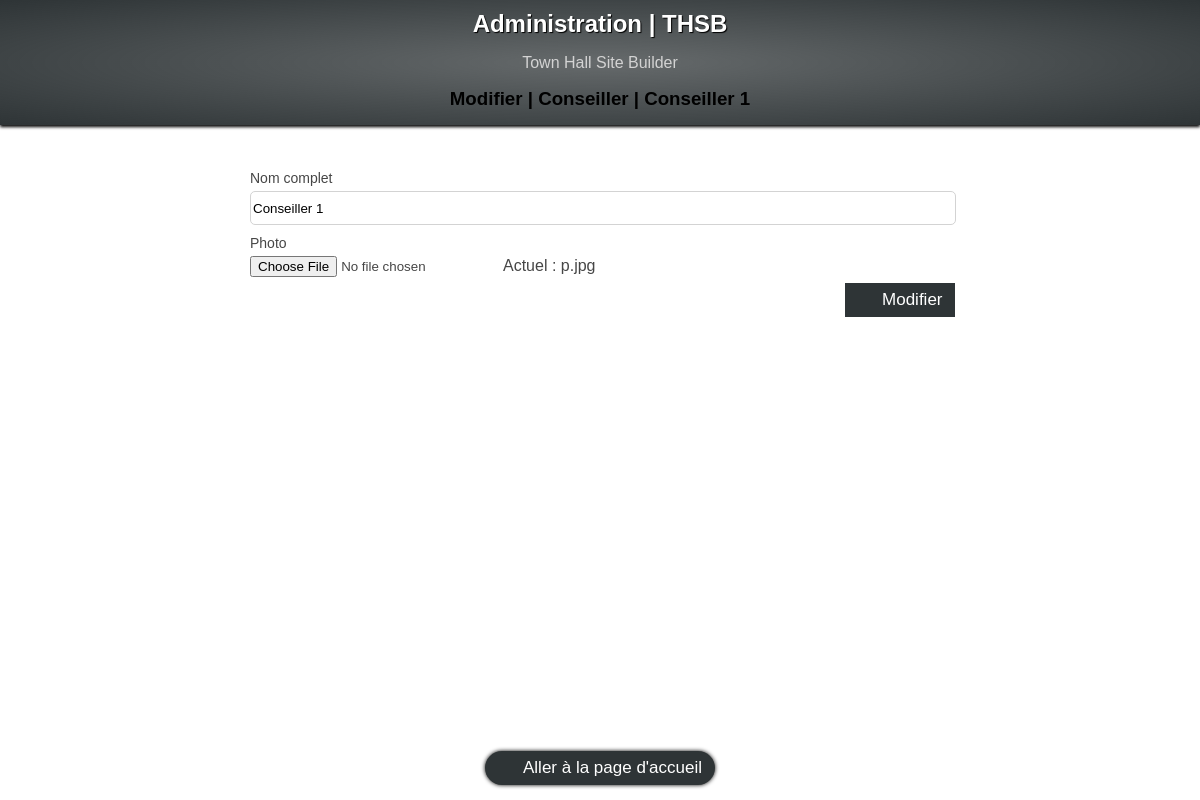
Screenshot of /admin/modifier.php?elementType=conseiller&id=1 (signed in) with the database file from the repository.
### tables this page shows
CREATE TABLE conseillers(
            id INTEGER PRIMARY KEY
        , nom varchar(50) NOT NULL, photo varchar(255) NOT NULL);

### classes/Property.php (called while the page is built, shortened)
<?php
class Property{
    private $name;
    private $label;
    private $type;
    private $nullable;
    public function __construct(string $name, string $label, string $type, int $maxLength = null, bool $nullable = false, array $validationRules = []){
        $this->name = $name;
        $this->label = $label;
        $this->nullable = $nullable;
        $type = strtolower($type);
        if(in_array($type, ["int", "varchar", "text", "longtext", "boolean", "date"])){
            $this->type = $type;
        }else{
            throw new InvalidArgumentException("Le type $type n'est pas reconnu");
        }
    }
    public function getName()
    {
        return $this->name;
    }
    public function isNullable()
    {
        return $this->nullable;
    }
    public function getType()
    {
        return $this->type;
    }
    public function getLabel()
    {
        return $this->label;
    }
}

### classes/Contenu.php (called while the page is built, shortened)
<?php
require_once __DIR__."/ElementSchema.php";
require_once __DIR__."/Property.php";
require_once __DIR__."/FileProperty.php";
class Contenu extends ElementSchema{
    public function __construct(string $table, array $properties, string $imagesFolder, string $page = null, array $validationRules = []){
        $contenuProperties = [];
        $contenuProperties[] = new Property("nom","Nom", "varchar", 50, false);
        $contenuProperties[] = new Property("description","Description", "text", null, false);
        $contenuProperties[] = new FileProperty("image", "Image", $imagesFolder, ["pdf", "jpg", "jpeg", "png"], true);
    }
}

### biblio/gestionnaire-model.php (called while the page is built)
<?php
require_once __DIR__."/../classes/ElementSchema.php";
require_once __DIR__."/../model.php";
function getElementSchema(string $elementType):?ElementSchema
{
    global $_MODEL;
    if(array_key_exists($elementType, $_MODEL)){
        return $_MODEL[$elementType];
    }else{
        throw new InvalidArgumentException("Le type d'élément $elementType n'est pas reconnu");
    }
}

### classes/ElementSchema.php (called while the page is built, shortened)
<?php
require_once __DIR__."/Property.php";
class ElementSchema{
    private $table;
    private $properties = [];
    public function __construct(string $table, array $properties, string $page = null, array $validationRules = []){
        $this->table = $table;
        foreach($properties as $property){
            if(is_object($property) && $property instanceof Property){
                $this->properties[$property->getName()] = $property;
            }
        }
    }
    public function getProperties()
    {
        return $this->properties;
    }
    public function getTable()
    {
        return $this->table;
    }
}

### biblio/gestionnaire-base-de-donnees.php (called while the page is built, shortened)
<?php
$_BDD = null;
require_once __DIR__."/../classes/ElementSchema.php";
function connectDB():?PDO
{
    global $_BDD;
    if($_BDD == null){
        try{
            $_BDD = new PDO("sqlite:".FICHIER_BASE_DE_DONNEES);
        }catch(PDOException $e){
            echo "Echec de la connexion à la base de données<br><br>";
            exit();
        }
    }
    return $_BDD;
}
function findBy(string $elementType, array $criteria, string $orderBy = null, int $limit = null):?array
{
    $elementSchema = getElementSchema($elementType);
    $query = "SELECT * FROM ".$elementSchema->getTable();
    if($criteria != null && is_array($criteria)){
        $whereStatements = [];
        $whereStatementsValues = [];
        foreach($criteria as $key => $value){
            if($key == "id" || array_key_exists($key, $elementSchema->getProperties())){
                $whereStatements[] = "$key = ?";
                $whereStatementsValues[] = $value;
            }else{
                throw new InvalidArgumentException("La propriété '$key' dans les critères n'est pas reconnue");
            }
        }
        if(count($whereStatements) > 0){
            $query .= " WHERE ".implode(" AND ", $whereStatements);
        }
    }
    $bdd = connectDB();
    $req = $bdd->prepare($query);
    $req->execute($whereStatementsValues ?? []);
    $elements = [];
    while($element = $req->fetch(PDO::FETCH_ASSOC))
        $elements[] = $element;
    return $elements;
}
function findOneBy(string $elementType, array $criteria):?array
{
    $elements = findBy($elementType, $criteria);
    return $elements[0] ?? null;
}
function findById(string $elementType, int $id):?array
{
    return findOneBy($elementType, ["id" => $id]);
}

### classes/FileProperty.php (called while the page is built, shortened)
<?php
require_once __DIR__."/Property.php";
class FileProperty extends Property{
    private $extensions;
    public function __construct(string $name, string $label, string $folder, $extensions = [], bool $nullable = false, ){
        $this->extensions = $extensions;
    }
    public function getExtensions()
    {
        return $this->extensions;
    }
}

### admin/head.php (called while the page is built, shortened)
<?php
$installation = isset($_SESSION["installation"]) && $_SESSION["installation"] == true;

### biblio/generateur-formulaire.php (the view, shortened to what this page needs)
<?php
require_once __DIR__."/gestionnaire-model.php";
function generateForm(string $elementType, $values = [], string $formType){
    $elementSchema = getElementSchema($elementType);
    $formType = strtolower($formType);
    $html = '';
    foreach($elementSchema->getProperties() as $propertyName => $property){
        $requiredText = $property->isNullable() ? "" : "required";
        $html .= '<span><label for="'.$propertyName.'">'.$property->getLabel().'</label>';
        $value = $values[$propertyName] ?? "";
        if($property instanceof FileProperty){
            if($formType == "update"){
                $requiredText = "";
            }
            $html .= '<input type="file" name="'.$propertyName.'" id="'.$propertyName.'" '.$requiredText.' '.((count($property->getExtensions())>0) ?  'accept=".'.implode(',.', $property->getExtensions()).'"' : "").'/>';
            if($value != ""){
                $html .= "<font>Actuel : $value</font>";
            }
        }elseif($property->getType() == "boolean"){
            $html .= '<input type="checkbox" name="'.$propertyName.'" id="'.$propertyName.'"/>';
        }elseif(in_array($property->getType(), ["text", "longtext"])){
            $html .= '<textarea name="'.$propertyName.'" id="'.$propertyName.'" '.$requiredText.'>'.$value.'</textarea>';
        }else{
            switch($property->getType()){
                case "varchar": $type = "text";break;
            }
            $html .= '<input type="'.$type.'" name="'.$propertyName.'" id="'.$propertyName.'" '.$requiredText.' value ="'.$value.'"/>';
        }
        $html .= '</span>';
    }
    return $html;
}

### admin/base.php (shortened to what this page needs)
<!DOCTYPE html>
<html lang="en">
<head>
    <?php if($installation){ ?>
        <link rel="stylesheet" type="text/css" href="style.css">
    <?php }else{ ?>
        <link rel="stylesheet" type="text/css" href="style-non-installation.css">
    <?php } ?>
</head>
<body>
    <div id="page">
        <header>
            <h2><?= $installation ? "Installation" : "Administration" ?> | THSB</h2>
            <p style="color:lightgray">Town Hall Site Builder</p>
            <h3><?= $_PAGE_TITLE ?></h3>
        </header>
        <div id="content">
            <?= $_CONTENT ?>
        </div>
    </div>
    <div id="liens-pied">
    <?php if(!$installation){ ?>
        <a href="../index.php" class="btn btn-primary">
            <object data="../assets/icons/arrow-left.svg" class="icon"></object><em>Aller à la page d'accueil</em>
        </a>
    <?php } ?>
    </div>
</body>
</html>

### admin/style-non-installation.css (style rules this page uses)
body { font-family: sans-serif; padding:0; margin:0; background: white; color:rgb(70,70,70); }
#page { background:white; width:60%; margin:auto; }
header { text-align: center; background:radial-gradient(var(--couleur-primaire-claire-2), var(--couleur-primaire)); position:fixed; width:100%; left:0; top:0; padding:10px 0; z-index:20; box-shadow:0 2px 3px black; }
header h2 { color:white; text-shadow: 1px 1px 1px black; margin:0; }
header p { color:black; }
#content { margin-top:150px; padding-bottom:60px; }
h3 { color:black; text-align:center; margin:5px 0; }
#liens-pied { position: fixed; width:100%; left:0; display:flex; justify-content: center; bottom:10px; z-index:5; }
#liens-pied a { text-decoration: none; border-radius:20px; background:var(--couleur-primaire); margin:5px; padding:7px 10px; box-shadow: 0 0 4px black; color:white; }

### assets/css/_general.css (style rules this page uses)
.icon { width:20px; display:inline-block; margin:0 2.5px; }
.btn em, button em { font-style: normal; display:inline-block; vertical-align: top; height:100%; margin:0 2.5px; }
.btn .icon, button .icon { display:inline-block; vertical-align: top; height:100%; }
.btn { border:0; padding:7px 10px; font-size:17px; transition: all .2s ease; text-decoration: none; }
.btn .icon { filter:invert(100%); }
.btn-primary { background:var(--couleur-primaire); color:white; }
form span { display:block; }
form label { display:block; margin-top:10px; margin-bottom:5px; font-size:14px; }
form input[type=text], form input[type=date], form textarea, form select, form input[type=password] { display: block; max-width: 100%; min-width:100%; border:1px solid lightgray; border-radius:5px; min-height:30px; font-family: sans-serif; }

### rows the page displays
conseillers: nom "Modifier | Conseiller | Conseiller 1", nom "Conseiller 1", photo "p.jpg"

### other values shown
$property->getLabel() "Nom complet"
$property->getLabel() "Photo"
